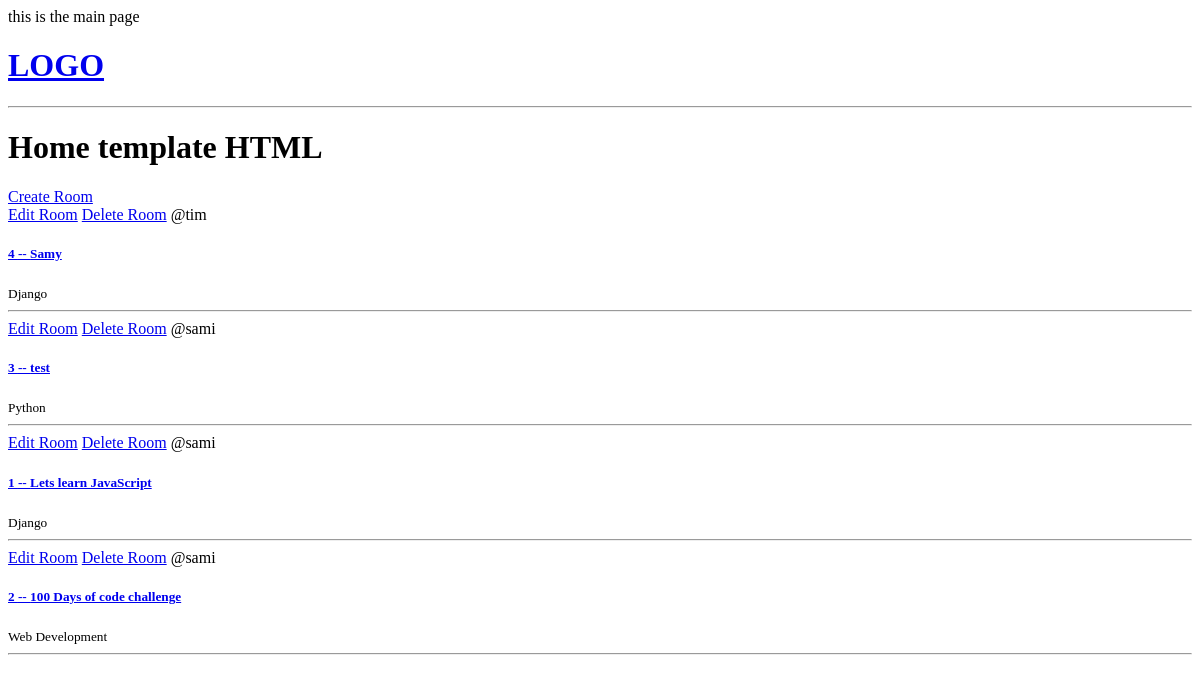
The app's page /, older data.
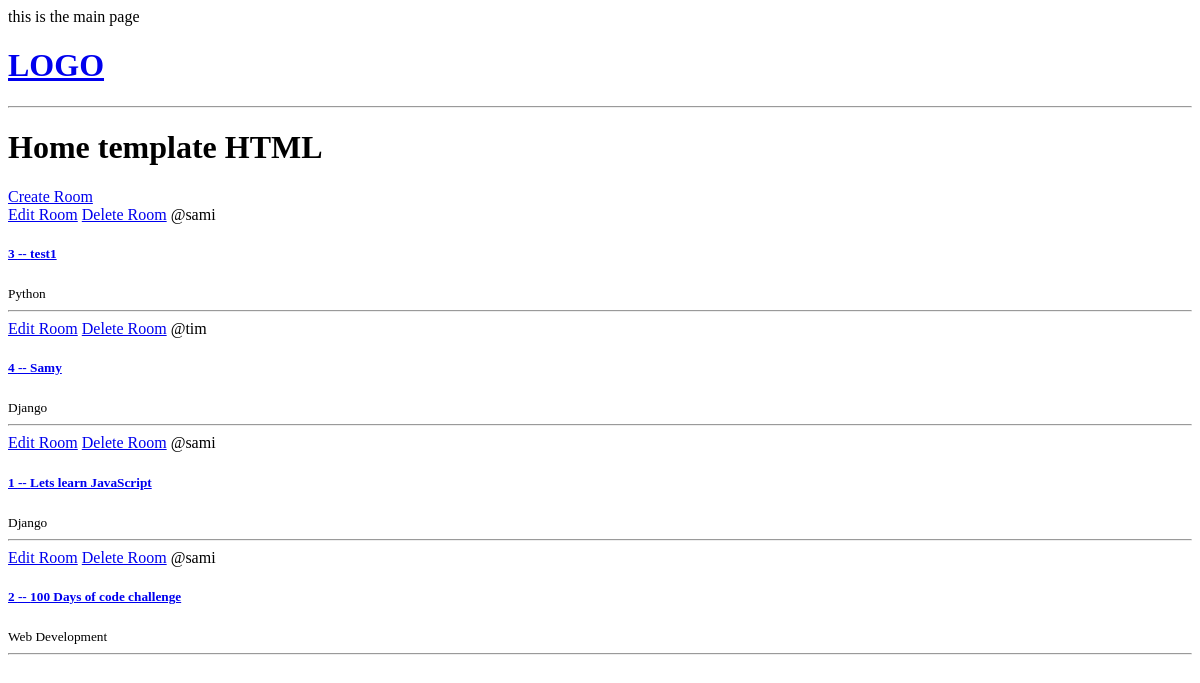
The same page, newer data.
### base/models.py (models this page shows, shortened)
class Room(models.Model):
  host = models.ForeignKey(User, on_delete=models.SET_NULL, null=True)
  topic =  models.ForeignKey('Topic', on_delete=models.SET_NULL, null=True)
  name = models.CharField(max_length=200)
  description = models.TextField(null=True, blank=True) # null : can save room with empty description (default value is false) / blank : can save form with description empty (default value is false)
  updated = models.DateTimeField(auto_now=True) # take snapchot every time we save the room
  created = models.DateTimeField(auto_now_add=True) # take snapchot when we first save/create room
  class Meta:
    ordering = ['-updated', '-created'] # the '-': DES , without '-': ASC

class Topic(models.Model):
    name = models.CharField(max_length=200)

### base/views.py (the view)
# urls.py: path('', views.home, name="home"), # (direct path, views, name)
def home(request):
  rooms = Room.objects.all()
  context = { "rooms": rooms }
  return  render(request, 'base/home.html', context)

### base/templates/base/home.html
{% extends 'main.html' %}
{% block content %}
<h1>Home template HTML</h1>
<div>
    <a href="{% url 'create-room' %}">Create Room</a>
    <div>
        {% for room in rooms %}
        <div>
            <a href="{% url 'update-room' room.id %}">Edit Room</a>
            <a href="{% url 'delete-room' room.id %}">Delete Room</a>
            <span>@{{room.host.username}}</span>
            <a href="{% url 'room' room.id %}"><h5>{{room.id}} -- {{room.name}}</h5></a>
            <small>{{room.topic.name}}</small>
            <hr>
        </div>
        {%endfor%}
    </div>
</div>
{% endblock content %}

Row changes from the older to the newer data that the page shows:
changed Room "Python": name "test" → "test1"; moves up the list
